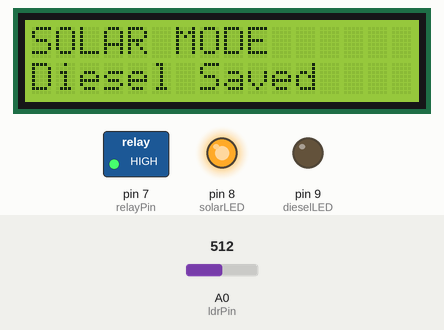
Bench run of a sketch on a simulated Arduino Uno, built with avr-gcc and run on an emulated ATmega328P. On the bench: 16×2 character LCD, switched loads named in the sketch (green lamp = pin HIGH), output pins drawn as LEDs (lit = HIGH). Inputs (shaded band) come from the test bench; at power-on: A0 (ldrPin) = 512.

Above: at 1.2 s.
1.3 s: A0 (ldrPin) set to 494
At 3.0 s:
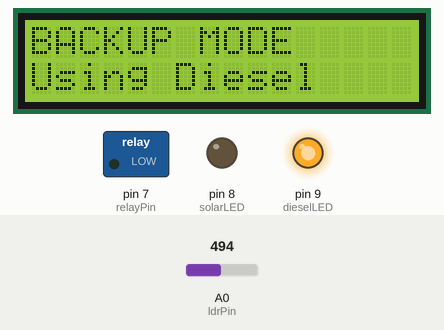
3.6 s: A0 (ldrPin) set to 510
At 5.2 s:
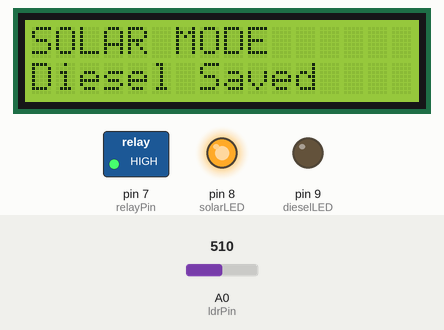
5.6 s: A0 (ldrPin) set to 490
At 7.4 s:
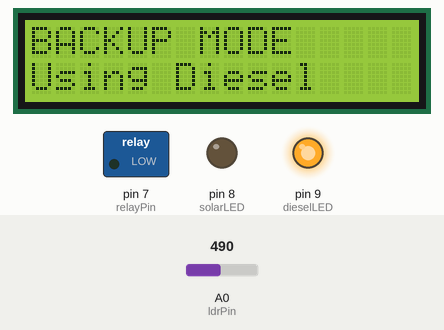
Timing chart, 0 to 8.9 s (numbered marks = the images above; inputs shaded):
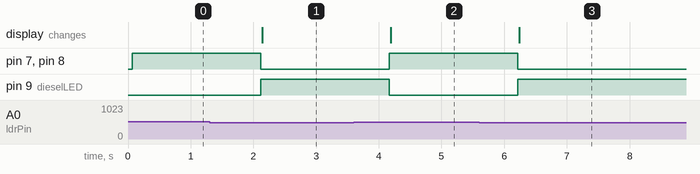

The sketch:

smart_energy_system.ino
```cpp
#include <Wire.h>
#include <LiquidCrystal_I2C.h>

LiquidCrystal_I2C lcd(0x27, 16, 2);

int ldrPin = A0;
int relayPin = 7;
int solarLED = 8;
int dieselLED = 9;

void setup()
{
  pinMode(relayPin, OUTPUT);
  pinMode(solarLED, OUTPUT);
  pinMode(dieselLED, OUTPUT);

  lcd.init();
  lcd.backlight();

  Serial.begin(9600);
}

void loop()
{
  int lightValue = analogRead(ldrPin);

  if(lightValue > 500)
  {
    digitalWrite(relayPin, HIGH);

    digitalWrite(solarLED, HIGH);
    digitalWrite(dieselLED, LOW);

    lcd.clear();
    lcd.setCursor(0,0);
    lcd.print("SOLAR MODE");

    lcd.setCursor(0,1);
    lcd.print("Diesel Saved");
  }
  else
  {
    digitalWrite(relayPin, LOW);

    digitalWrite(solarLED, LOW);
    digitalWrite(dieselLED, HIGH);

    lcd.clear();
    lcd.setCursor(0,0);
    lcd.print("BACKUP MODE");

    lcd.setCursor(0,1);
    lcd.print("Using Diesel");
  }

  delay(1000);
}
```

Measured:
- the behaviour switches between 501 and 500 on A0 (ldrPin) (found by bisection; images 0 and 1)
- after the input at 1.3 s, pin 7 (relayPin), pin 8 (solarLED): HIGH → LOW after 0.81 s; pin 9 (dieselLED): LOW → HIGH after 0.81 s; the display: changes after 0.84 s (image 1)
- after the input at 3.6 s, pin 7 (relayPin), pin 8 (solarLED): LOW → HIGH after 0.57 s; pin 9 (dieselLED): HIGH → LOW after 0.57 s; the display: changes after 0.59 s (image 2)
- after the input at 5.6 s, pin 7 (relayPin), pin 8 (solarLED): HIGH → LOW after 0.62 s; pin 9 (dieselLED): LOW → HIGH after 0.62 s; the display: changes after 0.64 s (image 3)
